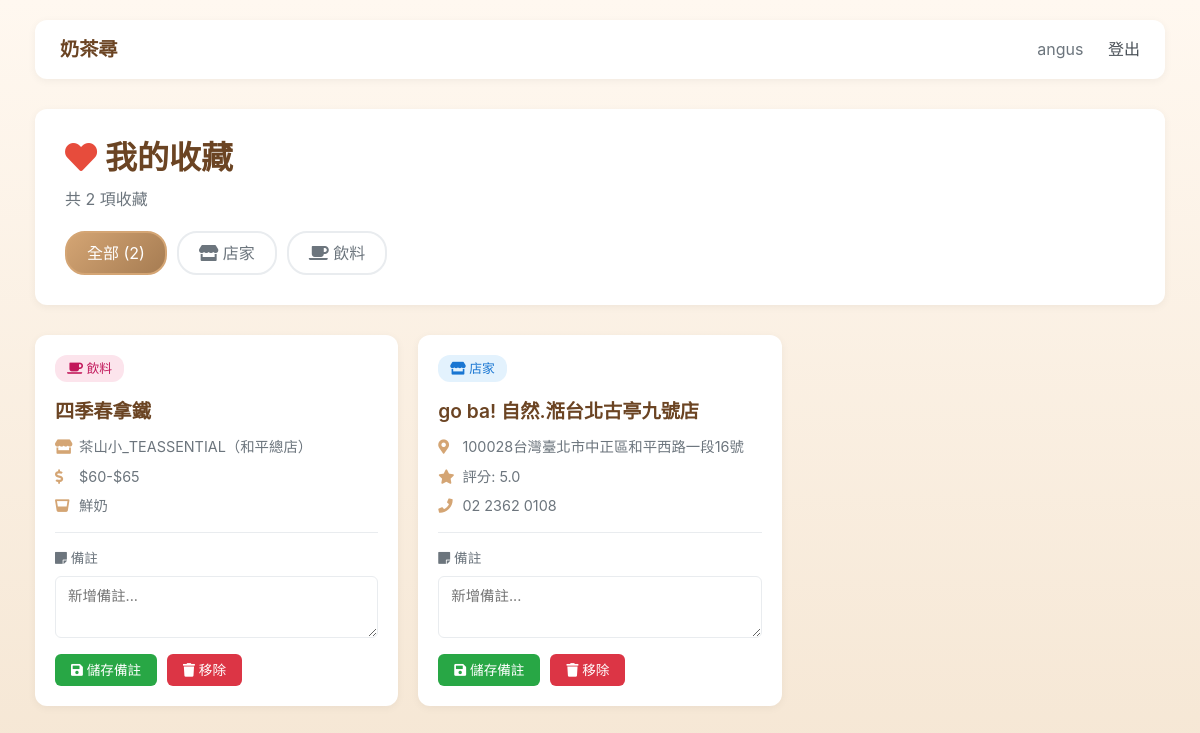
/favorites/ (signed in), run on an earlier commit of the app's database.
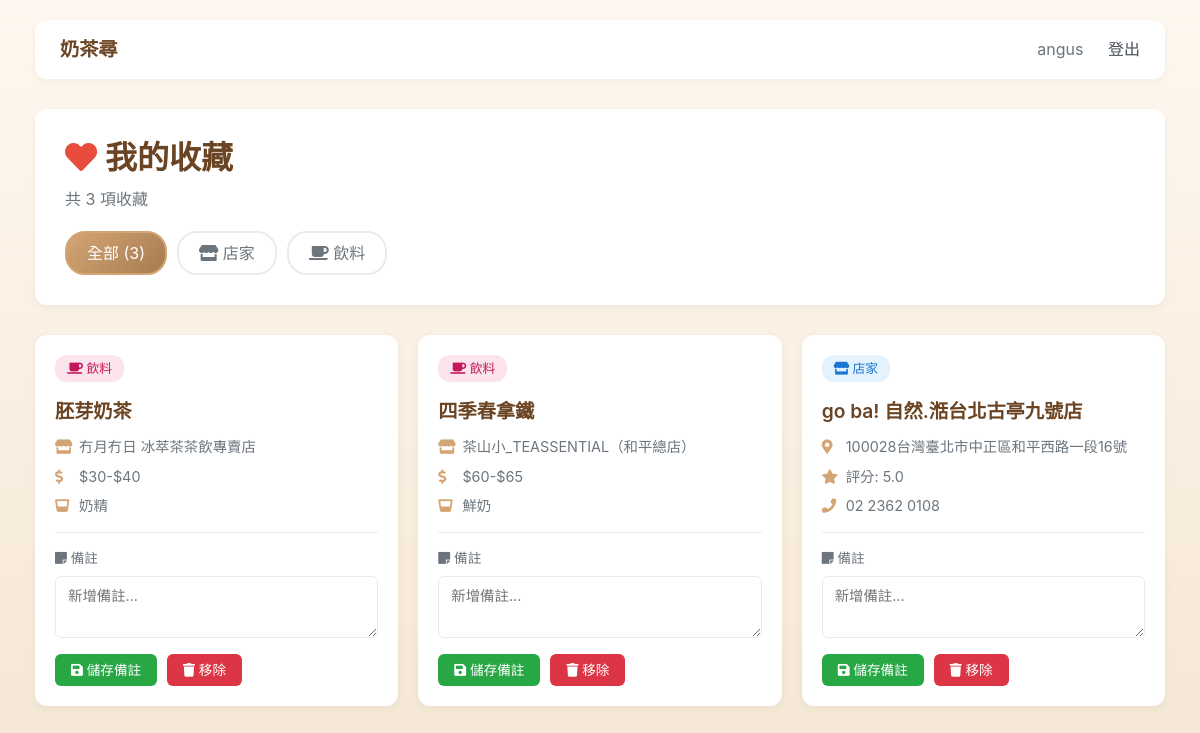
And on a later commit of the database.
### polls/models.py (models this page shows, shortened)
class Favorite(models.Model):
    FAVORITE_TYPE_CHOICES = [
        ('shop', '店家'),
        ('drink', '飲料'),
    ]
    user = models.ForeignKey(User, on_delete=models.CASCADE, related_name='favorites', verbose_name='使用者')
    favorite_type = models.CharField(max_length=10, choices=FAVORITE_TYPE_CHOICES, verbose_name='收藏類型')
    tea_shop = models.ForeignKey(TeaShop, on_delete=models.CASCADE, blank=True, null=True, related_name='favorited_by', verbose_name='收藏的店家')
    drink = models.ForeignKey(Drink, on_delete=models.CASCADE, blank=True, null=True, related_name='favorited_by', verbose_name='收藏的飲料')
    notes = models.TextField(blank=True, null=True, verbose_name='備註')
    created_at = models.DateTimeField(auto_now_add=True, verbose_name='收藏時間')
    class Meta:
        verbose_name = '收藏'
        verbose_name_plural = '收藏列表'
        ordering = ['-created_at']
        unique_together = [['user', 'tea_shop', 'drink']]  # 避免重複收藏

class Drink(models.Model):
    MILK_TYPE_CHOICES = [
        ('creamer', '奶精'),
        ('fresh_milk', '鮮奶'),
    ]
    TEA_TYPE_CHOICES = [
        ('black_tea', '紅茶'),
        ('green_tea', '綠茶'),
        ('oolong_tea', '烏龍茶'),
        ('blue_tea', '青茶'),
        ('matcha', '抹茶'),
    ]
    tea_shop = models.ForeignKey(TeaShop, on_delete=models.CASCADE, related_name='drinks', verbose_name='所屬店家')
    name = models.CharField(max_length=100, verbose_name='飲料名稱')
    description = models.TextField(blank=True, null=True, verbose_name='描述')
    milk_type = models.CharField(max_length=20, choices=MILK_TYPE_CHOICES, blank=True, null=True, verbose_name='使用奶類')
    tea_type = models.CharField(max_length=20, choices=TEA_TYPE_CHOICES, blank=True, null=True, verbose_name='茶類')
    topping = models.CharField(max_length=10, choices=[('yes', '有'), ('no', '無')], blank=True, null=True, verbose_name='配料')
    has_small = models.BooleanField(default=False, verbose_name='有小杯')
    price_small = models.DecimalField(max_digits=5, decimal_places=0, blank=True, null=True, verbose_name='小杯價格')
    has_medium = models.BooleanField(default=False, verbose_name='有中杯')
    price_medium = models.DecimalField(max_digits=5, decimal_places=0, blank=True, null=True, verbose_name='中杯價格')
    has_large = models.BooleanField(default=False, verbose_name='有大杯')
    price_large = models.DecimalField(max_digits=5, decimal_places=0, blank=True, null=True, verbose_name='大杯價格')
    created_at = models.DateTimeField(auto_now_add=True, verbose_name='建立時間')
    class Meta:
        verbose_name = '飲料品項'
        verbose_name_plural = '飲料品項列表'
        ordering = ['tea_shop', 'name']
    def get_price_range(self):
        prices = []
        if self.has_small and self.price_small:
            prices.append(int(self.price_small))
        if self.has_medium and self.price_medium:
            prices.append(int(self.price_medium))
        if self.has_large and self.price_large:
            prices.append(int(self.price_large))
        if not prices:
            return "價格未定"
        min_price = min(prices)
        max_price = max(prices)
        if min_price == max_price:
            return f"${min_price}"
        return f"${min_price}-${max_price}"

class TeaShop(models.Model):
    place_id = models.CharField(max_length=200, unique=True, verbose_name='Google Place ID')
    name = models.CharField(max_length=200, verbose_name='店名')
    address = models.CharField(max_length=300, verbose_name='地址')
    phone = models.CharField(max_length=50, blank=True, null=True, verbose_name='電話')
    latitude = models.DecimalField(max_digits=10, decimal_places=7, verbose_name='緯度')
    longitude = models.DecimalField(max_digits=10, decimal_places=7, verbose_name='經度')
    rating = models.DecimalField(max_digits=2, decimal_places=1, verbose_name='評分')
    opening_hours = models.TextField(verbose_name='營業時間')
    created_at = models.DateTimeField(auto_now_add=True, verbose_name='建立時間')
    class Meta:
        verbose_name = '奶茶店'
        verbose_name_plural = '奶茶店列表'
        ordering = ['-rating', 'name']  # 按評分降冪、店名排序

### polls/views.py (the view)
# urls.py: path('favorites/', polls_views.favorites_list, name='favorites_list'),
@login_required
def favorites_list(request):
    filter_type = request.GET.get('type', 'all')  # all, shop, drink
    favorites = Favorite.objects.filter(user=request.user)
    if filter_type == 'shop':
        favorites = favorites.filter(favorite_type='shop')
    elif filter_type == 'drink':
        favorites = favorites.filter(favorite_type='drink')
    context = {
        'favorites': favorites,
        'filter_type': filter_type,
        'total_count': favorites.count(),
    }
    return render(request, 'polls/favorites.html', context)

### templates/polls/favorites.html (shortened to what the changed rows need)
<!DOCTYPE html>
<html lang="zh-TW">
<head>
    <link rel="stylesheet" href="https://cdn.jsdelivr.net/npm/bootstrap@4.6.2/dist/css/bootstrap.min.css">
    <link rel="stylesheet" href="https://cdnjs.cloudflare.com/ajax/libs/font-awesome/5.15.4/css/all.min.css">
</head>
<body>
    <div class="container">
        <div class="page-header">
            <h1><i class="fas fa-heart" style="color: #e74c3c;"></i> 我的收藏</h1>
            <p style="color: #6c757d; margin-bottom: 0;">共 {{ total_count }} 項收藏</p>
            <div class="filter-section">
                <a href="{% url 'favorites_list' %}" class="filter-btn {% if filter_type == 'all' %}active{% endif %}">
                    全部 ({{ total_count }})
                </a>
                <a href="{% url 'favorites_list' %}?type=shop" class="filter-btn {% if filter_type == 'shop' %}active{% endif %}">
                    <i class="fas fa-store"></i> 店家
                </a>
                <a href="{% url 'favorites_list' %}?type=drink" class="filter-btn {% if filter_type == 'drink' %}active{% endif %}">
                    <i class="fas fa-coffee"></i> 飲料
                </a>
            </div>
        </div>
        {% if favorites %}
            <div class="favorites-grid">
                {% for favorite in favorites %}
                    <div class="favorite-card">
                        <div class="favorite-header">
                            <span class="favorite-type {% if favorite.favorite_type == 'shop' %}type-shop{% else %}type-drink{% endif %}">
                                {% if favorite.favorite_type == 'shop' %}
                                    <i class="fas fa-store"></i> 店家
                                {% else %}
                                    <i class="fas fa-coffee"></i> 飲料
                                {% endif %}
                            </span>
                        </div>
                        {% if favorite.favorite_type == 'shop' %}
                            <div class="favorite-name">{{ favorite.tea_shop.name }}</div>
                            <div class="favorite-info">
                                <i class="fas fa-map-marker-alt"></i>
                                {{ favorite.tea_shop.address|truncatewords:8 }}
                            </div>
                            <div class="favorite-info">
                                <i class="fas fa-star"></i>
                                評分: {{ favorite.tea_shop.rating }}
                            </div>
                            <div class="favorite-info">
                                <i class="fas fa-phone"></i>
                                {{ favorite.tea_shop.phone|default:"無電話資訊" }}
                            </div>
                        {% else %}
                            <div class="favorite-name">{{ favorite.drink.name }}</div>
                            <div class="favorite-info">
                                <i class="fas fa-store"></i>
                                {{ favorite.drink.tea_shop.name }}
                            </div>
                            <div class="favorite-info">
                                <i class="fas fa-dollar-sign"></i>
                                {{ favorite.drink.get_price_range }}
                            </div>
                            {% if favorite.drink.milk_type %}
                                <div class="favorite-info">
                                    <i class="fas fa-glass-whiskey"></i>
                                    {{ favorite.drink.get_milk_type_display }}
                                </div>
                            {% endif %}
                        {% endif %}
                        <div class="notes-section">
                            <label class="notes-label">
                                <i class="fas fa-sticky-note"></i> 備註
                            </label>
                            <textarea class="notes-input" id="notes-{{ favorite.id }}" placeholder="新增備註...">{{ favorite.notes|default:"" }}</textarea>
                            <div class="favorite-actions">
                                <button class="btn btn-save btn-sm" onclick="saveNotes({{ favorite.id }})">
                                    <i class="fas fa-save"></i> 儲存備註
                                </button>
                                <button class="btn btn-remove btn-sm" onclick="removeFavorite({{ favorite.id }})">
                                    <i class="fas fa-trash"></i> 移除
                                </button>
                            </div>
                        </div>
                    </div>
                {% endfor %}
            </div>
        {% endif %}
    </div>
</body>
</html>

What changed in the data, as far as the page shows it:
added Favorite: favorite_type "drink" (drawn), drink.name "胚芽奶茶", drink.tea_shop.name "冇月冇日 冰萃茶茶飲專賣店", drink.get_price_range "$30-$40", drink.milk_type "奶精", id "新增備註..."
Also different on the page:
{{ total_count }}: "2" → "3"
